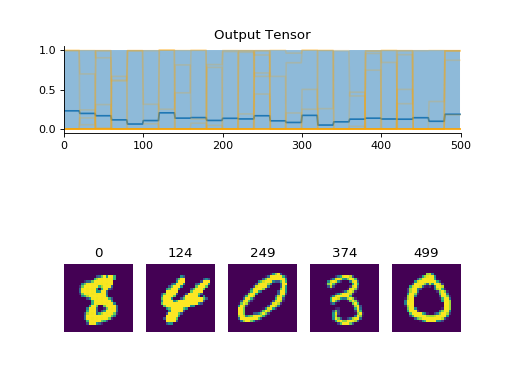

This chart was generated by the following Python code:
import convis
from matplotlib.pylab import plot, xlim, gcf
stream = convis.streams.MNISTStream('../data',rep=20)
convis.plot(stream.get(500))
gcf().show()
convis.plot(stream.get(500))
gcf().show()
stream.reset() # returning to the start
convis.plot(stream.get(500))
gcf().show()
